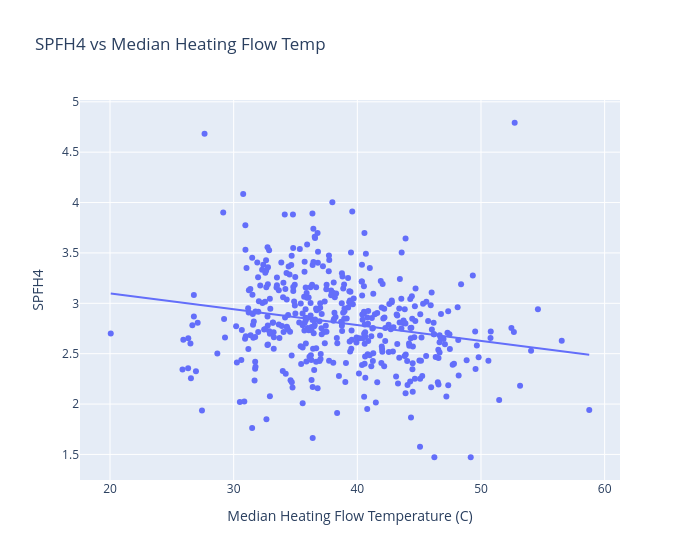

The code cell stored with this chart in its notebook:
### Code cell
px.scatter(homes_with_features, x="median_flow_temp", y="SPFH4_selected_window", title = "SPFH4 vs Median Heating Flow Temp",
                labels={
                "median_flow_temp": "Median Heating Flow Temperature (C)",
                "SPFH4_selected_window": "SPFH4",
            }, trendline="ols", width=700)

### Figure 1 — Plotly figure (JSON) as saved in the notebook; plotly's stock layout.template omitted (floating-point values rounded to 4 significant figures; data arrays with more than 128 entries replaced by an {"elided": "..."} marker saying what was removed)
{"data": [{"hovertemplate": "Median Heating Flow Temperature (C)=%{x}<br>SPFH4=%{y}<extra></extra>", "legendgroup": "", "marker": {"color": "#636efa", "symbol": "circle"}, "mode": "markers", "name": "", "orientation": "v", "showlegend": false, "type": "scatter", "x": {"elided": "428 float values"}, "xaxis": "x", "y": {"elided": "428 float values"}, "yaxis": "y"}, {"hovertemplate": "<b>OLS trendline</b><br>SPFH4_selected_window = -0.0157057 * median_flow_temp + 3.41235<br>R<sup>2</sup>=0.043985<br><br>Median Heating Flow Temperature (C)=%{x}<br>SPFH4=%{y} <b>(trend)</b><extra></extra>", "legendgroup": "", "marker": {"color": "#636efa", "symbol": "circle"}, "mode": "lines", "name": "", "showlegend": false, "type": "scatter", "x": {"elided": "428 float values"}, "xaxis": "x", "y": {"elided": "428 float values"}, "yaxis": "y"}], "layout": {"legend": {"tracegroupgap": 0}, "title": {"text": "SPFH4 vs Median Heating Flow Temp"}, "width": 700, "xaxis": {"anchor": "y", "domain": [0, 1], "title": {"text": "Median Heating Flow Temperature (C)"}}, "yaxis": {"anchor": "x", "domain": [0, 1], "title": {"text": "SPFH4"}}}}
